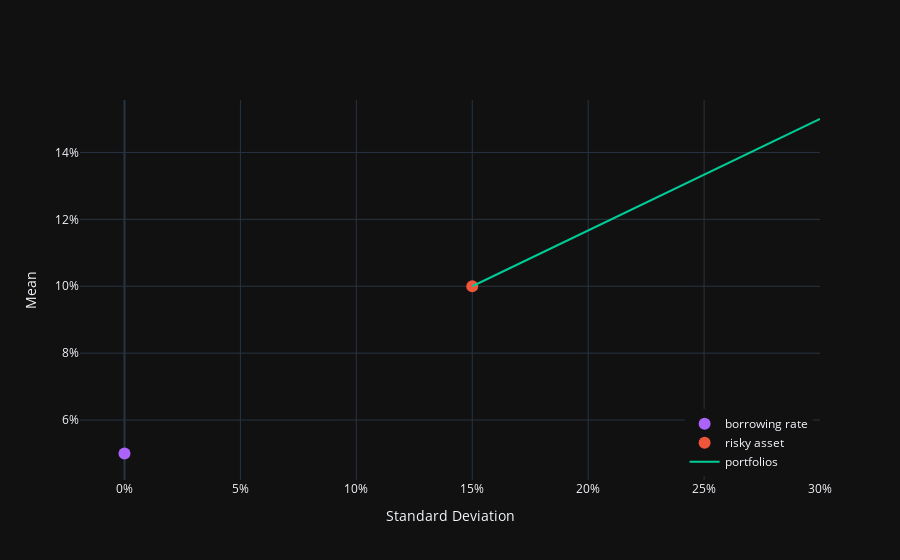

The notebook cell this image was saved under:
### Code cell
import plotly.io as pio

plotly_template = pio.templates["plotly_dark"]
colors = plotly_template.layout.colorway
blue = colors[0]
red = colors[1]
green = colors[2]
purple = colors[3]

mn = 0.10
sd = 0.15
rf = 0.05
trace1 = go.Scatter(
  x=[0],
  y=[rf],
  mode="markers",
  name="borrowing rate",
  hovertemplate="borrowing rate %{y:.0%}<extra></extra>",
  marker=dict(size=12, color=purple)
)

trace2 = go.Scatter( 
  x=[sd],
  y=[mn],
  mode="markers",
  name="risky asset",
  hovertemplate="risky asset<br>mean=%{y:.0%}<br>std dev=%{x:.0%}<extra></extra>",
  marker=dict(size=12)
)

grid = np.linspace(1, 2,11)
mns = rf + (mn-rf)*grid
sds = sd*grid

trace3 = go.Scatter( 
    x=sds,
    y=mns,
    text=grid - 1,
    mode="lines",
    hovertemplate="borrowing = %{text:.1%}<extra></extra>",
    name="portfolios"
)

fig = go.Figure() 
for trace in (trace1, trace2, trace3):
    fig.add_trace(trace)

fig.update_layout(
    template="plotly_dark",
    xaxis_title="Standard Deviation",
    yaxis_title="Mean",
    yaxis_tickformat=".0%",
    xaxis_tickformat=".0%",
    legend=dict(
        yanchor="bottom", 
        y=0.01, 
        xanchor="right", 
        x=0.99
    )
  )

fig.show()

### Figure 1 — Plotly figure (JSON) as saved in the notebook; plotly's stock layout.template omitted (floating-point values rounded to 4 significant figures)
{"data": [{"hovertemplate": "borrowing rate %{y:.0%}<extra></extra>", "marker": {"color": "#ab63fa", "size": 12}, "mode": "markers", "name": "borrowing rate", "type": "scatter", "x": [0], "y": [0.05]}, {"hovertemplate": "risky asset<br>mean=%{y:.0%}<br>std dev=%{x:.0%}<extra></extra>", "marker": {"size": 12}, "mode": "markers", "name": "risky asset", "type": "scatter", "x": [0.15], "y": [0.1]}, {"hovertemplate": "borrowing = %{text:.1%}<extra></extra>", "mode": "lines", "name": "portfolios", "text": [0, 0.1, 0.2, 0.3, 0.4, 0.5, 0.6, 0.7, 0.8, 0.9, 1], "type": "scatter", "x": [0.15, 0.165, 0.18, 0.195, 0.21, 0.225, 0.24, 0.255, 0.27, 0.285, 0.3], "y": [0.1, 0.105, 0.11, 0.115, 0.12, 0.125, 0.13, 0.135, 0.14, 0.145, 0.15]}], "layout": {"legend": {"x": 0.99, "xanchor": "right", "y": 0.01, "yanchor": "bottom"}, "xaxis": {"tickformat": ".0%", "title": {"text": "Standard Deviation"}}, "yaxis": {"tickformat": ".0%", "title": {"text": "Mean"}}}}
